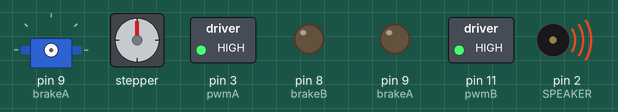
Bench run of a sketch on a simulated Arduino Uno, built with avr-gcc and run on an emulated ATmega328P. Parts: servo, stepper motor, switched loads named in the sketch (green lamp = pin HIGH), output pins drawn as LEDs (lit = HIGH), buzzer (waves = sounding). Stepper angles assume 300 steps per turn.

Above: at 0.22 s.
At 11.06 s:
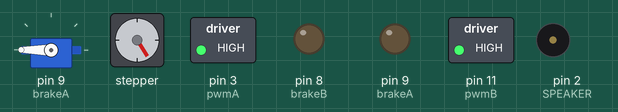
At 16.18 s:
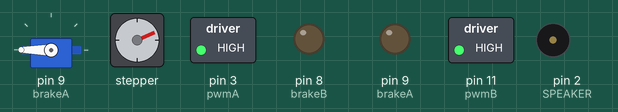
At 35.0 s:
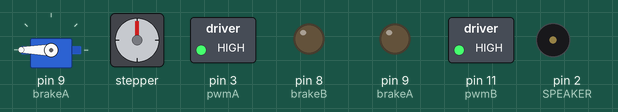
Timing chart, 0 to 40.0 s (numbered marks = the images above):
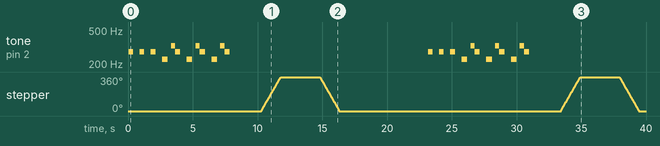

Measured:
- by itself, stepper: turns 360° clockwise in 1.5 s, then 360° counter-clockwise in 1.5 s, then 360° clockwise in 1.5 s, then 360° counter-clockwise in 1.5 s
- by itself, tone on pin 2 (SPEAKER): plays 277 Hz for 0.36 s, 277 Hz for 0.36 s, 277 Hz for 0.36 s, 226 Hz for 0.44 s, 329 Hz for 0.32 s, 277 Hz for 0.40 s … (24 notes in this stretch)

The sketch:

AntiBug.ino
```cpp
#include <Stepper.h>
#include <Servo.h>
#define SPEAKER 2

//-------------------- Stepped initia ----------------
const int stepsPerRevolution = 300;  // change this to fit the number of steps per revolution

Stepper myStepper(stepsPerRevolution, 12,13);


// give the motor control pins names:
const int pwmA = 3;
const int pwmB = 11;
const int brakeA = 9;
const int brakeB = 8;
const int dirA = 12;
const int dirB = 13;
  int x = 0;

//----------------------- servo initia ----------------

Servo myservo;
int pos = 0;

//-------------------- Speaker initia ----------------
int BassTab[]={1802, 1802, 1802, 2211, 1516, 1802 ,2211, 1516, 1802 ,2211, 1516, 1802 ,
               1200, 1200, 1200, 900,  1516, 1802, 2211, 1516, 1802 ,2211, 1516, 1802};


void setup() {

//------------------stepped setup----------------------
  Serial.begin(9600);
  // set the PWM and brake pins so that the direction pins  // can be used to control the motor:
  pinMode(pwmA, OUTPUT);
  pinMode(pwmB, OUTPUT);
  pinMode(brakeA, OUTPUT);
  pinMode(brakeB, OUTPUT);
  digitalWrite(pwmA, HIGH);
  digitalWrite(pwmB, HIGH);
  digitalWrite(brakeA, LOW);
  digitalWrite(brakeB, LOW);

  // initialize the serial port:
  Serial.begin(9600);

  // set the motor speed (for multiple steps only):
  myStepper.setSpeed(40);


//---------------------servo setup-------------------------
  pinMode(SPEAKER,OUTPUT);
  digitalWrite(SPEAKER,LOW);

}


void loop() {


//---------------------sound loop-------------------------

for(int note_index=0;note_index< 12 ;note_index++)
    {
      if(note_index == 4 || note_index == 7 || note_index == 10){

          sound(note_index);
          delay(50);
       }
      else if(note_index == 3 || note_index == 6 || note_index == 9){

          sound(note_index);
          delay(250);
       }
     else {
      sound(note_index);
      delay(500);
      }
    }
//---------------------servo setup-------------------------

    myservo.attach(9);
    myservo.write(180);
    delay(2000);
    myservo.detach();

//------------------stepped loop----------------------
  myStepper.step(stepsPerRevolution);
  delay(3000);

  myStepper.step(-stepsPerRevolution);

  //---------------motion during light on--------------

  myservo.attach(9);
  myservo.write(180);
  delay(3000);      // 30 sec motion
  myservo.detach();

  delay(400);  //4 min delay

  myservo.attach(9);
  myservo.write(180);
  delay(3000);   // 30 sec motion
  myservo.detach();

  delay(400);  // 4 min delay

    //-------------------lights off---------------
}

void sound(uint8_t note_index)
{
  for(int i=0;i<100;i++)
  {
    digitalWrite(SPEAKER,HIGH);
    delayMicroseconds(BassTab[note_index]);
    digitalWrite(SPEAKER,LOW);
    delayMicroseconds(BassTab[note_index]);
  }
}
```
